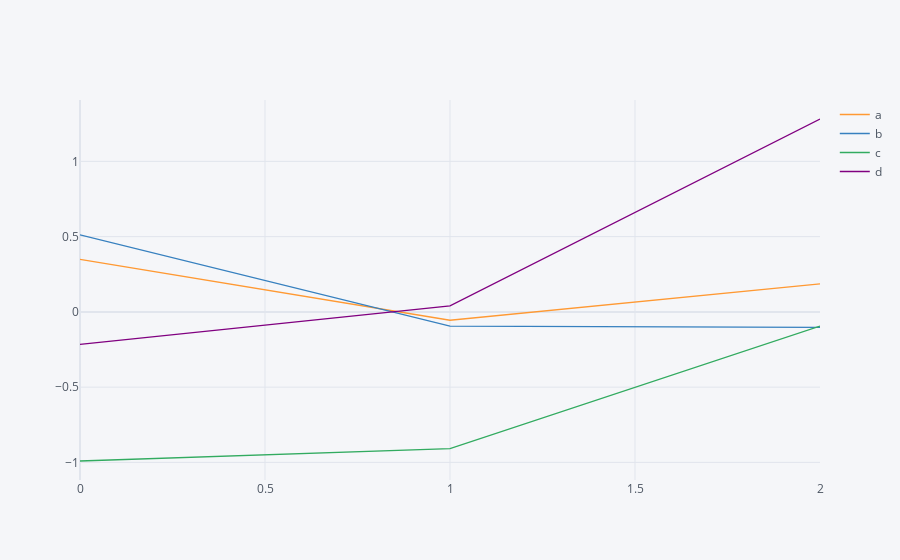

Notebook code cell kept with this figure:
### Code cell
df.iplot()

### Figure 1 — Plotly figure (JSON) as saved in the notebook; plotly's stock layout.template omitted (floating-point values rounded to 4 significant figures)
{"data": [{"line": {"color": "rgba(255, 153, 51, 1.0)", "dash": "solid", "shape": "linear", "width": 1.3}, "mode": "lines", "name": "a", "text": "", "type": "scatter", "x": [0, 1, 2], "y": [0.3493, -0.05547, 0.1866]}, {"line": {"color": "rgba(55, 128, 191, 1.0)", "dash": "solid", "shape": "linear", "width": 1.3}, "mode": "lines", "name": "b", "text": "", "type": "scatter", "x": [0, 1, 2], "y": [0.5116, -0.0941, -0.1033]}, {"line": {"color": "rgba(50, 171, 96, 1.0)", "dash": "solid", "shape": "linear", "width": 1.3}, "mode": "lines", "name": "c", "text": "", "type": "scatter", "x": [0, 1, 2], "y": [-0.9907, -0.9087, -0.09402]}, {"line": {"color": "rgba(128, 0, 128, 1.0)", "dash": "solid", "shape": "linear", "width": 1.3}, "mode": "lines", "name": "d", "text": "", "type": "scatter", "x": [0, 1, 2], "y": [-0.216, 0.04052, 1.281]}], "layout": {"legend": {"bgcolor": "#F5F6F9", "font": {"color": "#4D5663"}}, "paper_bgcolor": "#F5F6F9", "plot_bgcolor": "#F5F6F9", "title": {"font": {"color": "#4D5663"}}, "xaxis": {"gridcolor": "#E1E5ED", "showgrid": true, "tickfont": {"color": "#4D5663"}, "title": {"font": {"color": "#4D5663"}, "text": ""}, "zerolinecolor": "#E1E5ED"}, "yaxis": {"gridcolor": "#E1E5ED", "showgrid": true, "tickfont": {"color": "#4D5663"}, "title": {"font": {"color": "#4D5663"}, "text": ""}, "zerolinecolor": "#E1E5ED"}}}
